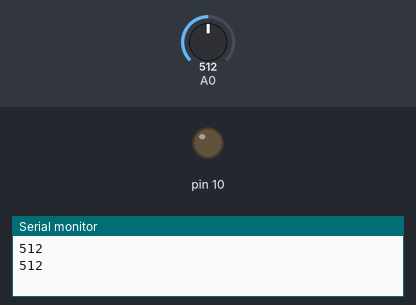
A sketch run on a simulated Arduino Uno, built with avr-gcc and run on an emulated ATmega328P. Parts: output pins drawn as LEDs (lit = HIGH), the last lines printed to the serial monitor. The inputs (shaded band) are chosen by the test bench; at power-on: A0 = 512.

Above: at 1.8 s.
1.9 s: A0 set to 16
3.4 s: A0 set to 12
At 4.6 s:
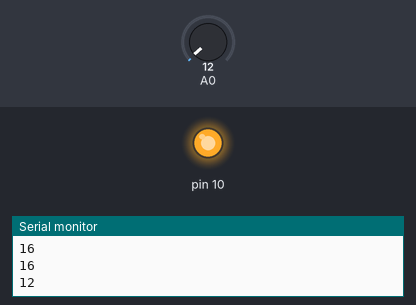
5.5 s: A0 set to 122
At 7.2 s:
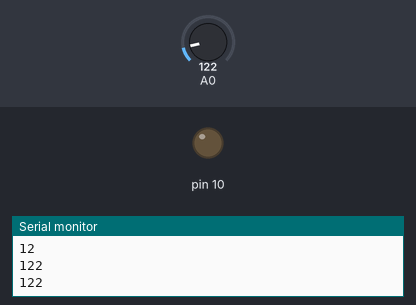
7.5 s: A0 set to 5
At 8.9 s:
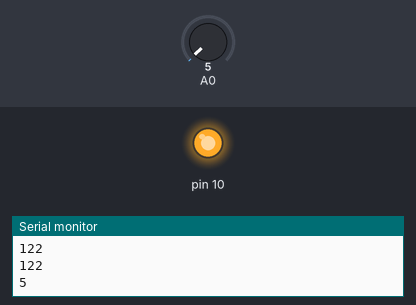
Timing chart, 0 to 10.5 s (numbered marks = the images above; inputs shaded):
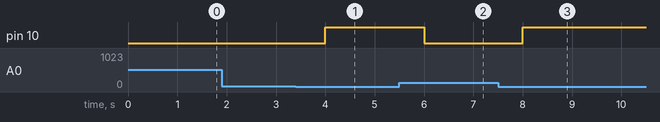

The sketch:

Automatic_Dark_Activated_Light_Arduino_using_LDR_with_Torch.ino
```cpp
void setup() {
  Serial.begin(9600);
  pinMode(10, OUTPUT);
}

void loop() {
  int sensorValue = analogRead(A0);
  Serial.println(sensorValue);

  if(sensorValue<15){
    digitalWrite(10, HIGH);
  }
  else {
     digitalWrite(10, LOW);
  }

  delay(1000);
}
```

Measured:
- the behaviour switches between 15 and 14 on A0 (found by bisection; images 0 and 1)
- after the input at 3.4 s, pin 10: LOW → HIGH after 0.60 s
- after the input at 5.5 s, pin 10: HIGH → LOW after 0.50 s
- after the input at 7.5 s, pin 10: LOW → HIGH after 0.50 s
